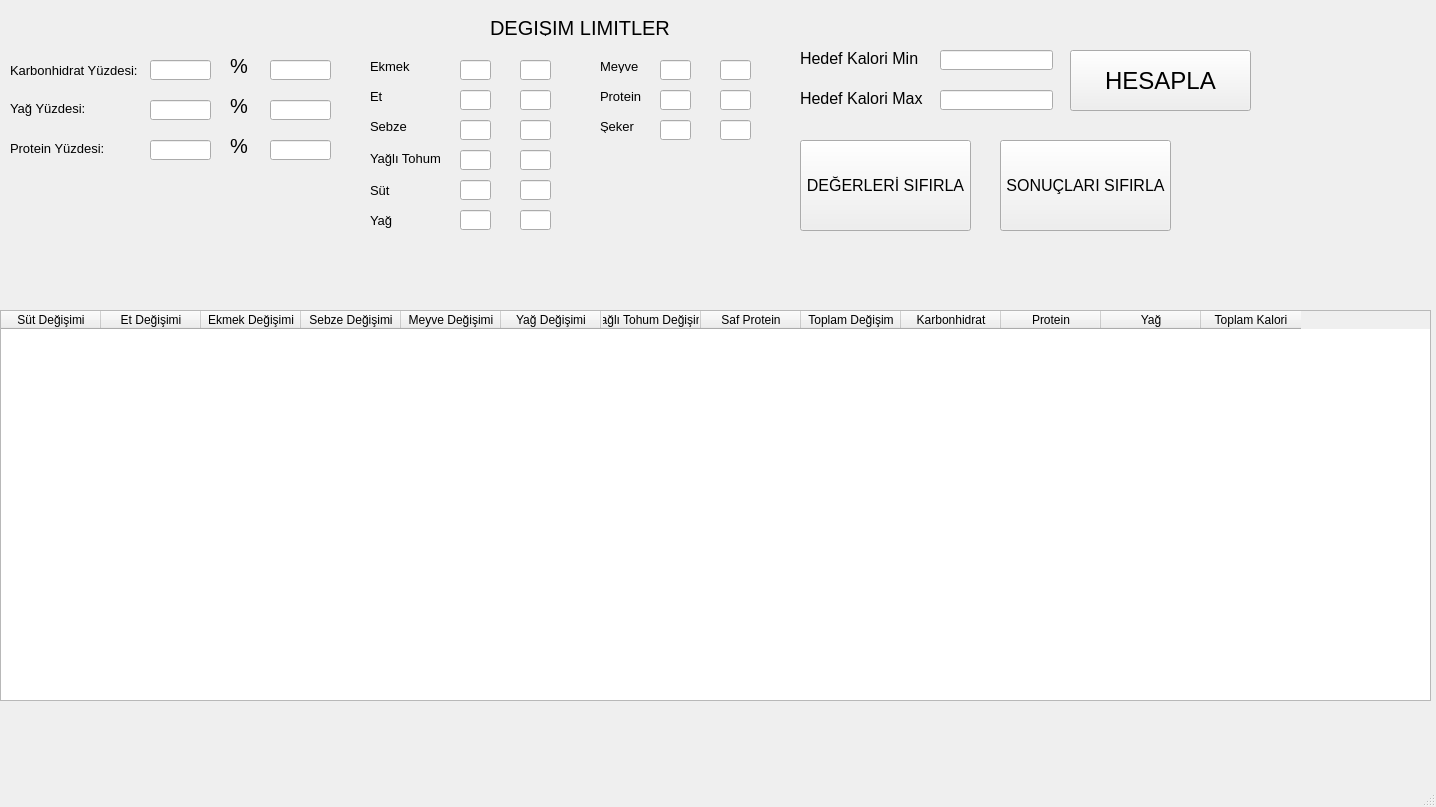
<?xml version="1.0" encoding="UTF-8"?>
<ui version="4.0">
 <class>MainWindow</class>
 <widget class="QMainWindow" name="MainWindow">
  <property name="geometry">
   <rect>
    <x>0</x>
    <y>0</y>
    <width>1436</width>
    <height>807</height>
   </rect>
  </property>
  <property name="windowTitle">
   <string>MainWindow</string>
  </property>
  <widget class="QWidget" name="centralwidget">
   <widget class="QTableWidget" name="tablo">
    <property name="geometry">
     <rect>
      <x>0</x>
      <y>310</y>
      <width>1431</width>
      <height>391</height>
     </rect>
    </property>
    <column>
     <property name="text">
      <string>Süt Değişimi</string>
     </property>
    </column>
    <column>
     <property name="text">
      <string>Et Değişimi</string>
     </property>
    </column>
    <column>
     <property name="text">
      <string>Ekmek Değişimi</string>
     </property>
    </column>
    <column>
     <property name="text">
      <string>Sebze Değişimi</string>
     </property>
    </column>
    <column>
     <property name="text">
      <string>Meyve Değişimi</string>
     </property>
    </column>
    <column>
     <property name="text">
      <string>Yağ Değişimi</string>
     </property>
    </column>
    <column>
     <property name="text">
      <string>Yağlı Tohum Değişimi</string>
     </property>
    </column>
    <column>
     <property name="text">
      <string>Saf Protein</string>
     </property>
    </column>
    <column>
     <property name="text">
      <string>Toplam Değişim</string>
     </property>
    </column>
    <column>
     <property name="text">
      <string>Karbonhidrat</string>
     </property>
    </column>
    <column>
     <property name="text">
      <string>Protein</string>
     </property>
    </column>
    <column>
     <property name="text">
      <string>Yağ</string>
     </property>
    </column>
    <column>
     <property name="text">
      <string>Toplam Kalori</string>
     </property>
    </column>
   </widget>
   <widget class="QLabel" name="label">
    <property name="geometry">
     <rect>
      <x>10</x>
      <y>40</y>
      <width>131</width>
      <height>61</height>
     </rect>
    </property>
    <property name="font">
     <font>
      <pointsize>10</pointsize>
     </font>
    </property>
    <property name="text">
     <string>Karbonhidrat Yüzdesi:</string>
    </property>
   </widget>
   <widget class="QLineEdit" name="cabper1">
    <property name="geometry">
     <rect>
      <x>150</x>
      <y>60</y>
      <width>61</width>
      <height>20</height>
     </rect>
    </property>
   </widget>
   <widget class="QLabel" name="label_2">
    <property name="geometry">
     <rect>
      <x>10</x>
      <y>100</y>
      <width>81</width>
      <height>16</height>
     </rect>
    </property>
    <property name="font">
     <font>
      <pointsize>10</pointsize>
     </font>
    </property>
    <property name="text">
     <string>Yağ Yüzdesi:</string>
    </property>
   </widget>
   <widget class="QLabel" name="label_3">
    <property name="geometry">
     <rect>
      <x>10</x>
      <y>140</y>
      <width>131</width>
      <height>16</height>
     </rect>
    </property>
    <property name="font">
     <font>
      <pointsize>10</pointsize>
     </font>
    </property>
    <property name="text">
     <string>Protein Yüzdesi:</string>
    </property>
   </widget>
   <widget class="QLineEdit" name="fatper1">
    <property name="geometry">
     <rect>
      <x>150</x>
      <y>100</y>
      <width>61</width>
      <height>20</height>
     </rect>
    </property>
   </widget>
   <widget class="QLineEdit" name="proper1">
    <property name="geometry">
     <rect>
      <x>150</x>
      <y>140</y>
      <width>61</width>
      <height>20</height>
     </rect>
    </property>
   </widget>
   <widget class="QLabel" name="label_4">
    <property name="geometry">
     <rect>
      <x>230</x>
      <y>50</y>
      <width>41</width>
      <height>31</height>
     </rect>
    </property>
    <property name="font">
     <font>
      <pointsize>15</pointsize>
     </font>
    </property>
    <property name="text">
     <string>%</string>
    </property>
   </widget>
   <widget class="QLabel" name="label_5">
    <property name="geometry">
     <rect>
      <x>230</x>
      <y>90</y>
      <width>41</width>
      <height>31</height>
     </rect>
    </property>
    <property name="font">
     <font>
      <pointsize>15</pointsize>
     </font>
    </property>
    <property name="text">
     <string>%</string>
    </property>
   </widget>
   <widget class="QLabel" name="label_6">
    <property name="geometry">
     <rect>
      <x>230</x>
      <y>130</y>
      <width>41</width>
      <height>31</height>
     </rect>
    </property>
    <property name="font">
     <font>
      <pointsize>15</pointsize>
     </font>
    </property>
    <property name="text">
     <string>%</string>
    </property>
   </widget>
   <widget class="QLineEdit" name="proper2">
    <property name="geometry">
     <rect>
      <x>270</x>
      <y>140</y>
      <width>61</width>
      <height>20</height>
     </rect>
    </property>
   </widget>
   <widget class="QLineEdit" name="fatper2">
    <property name="geometry">
     <rect>
      <x>270</x>
      <y>100</y>
      <width>61</width>
      <height>20</height>
     </rect>
    </property>
   </widget>
   <widget class="QLineEdit" name="cabper2">
    <property name="geometry">
     <rect>
      <x>270</x>
      <y>60</y>
      <width>61</width>
      <height>20</height>
     </rect>
    </property>
   </widget>
   <widget class="QLabel" name="label_7">
    <property name="geometry">
     <rect>
      <x>490</x>
      <y>20</y>
      <width>181</width>
      <height>16</height>
     </rect>
    </property>
    <property name="font">
     <font>
      <pointsize>15</pointsize>
     </font>
    </property>
    <property name="text">
     <string>DEĞİŞİM LİMİTLERİ</string>
    </property>
   </widget>
   <widget class="QLabel" name="label_8">
    <property name="geometry">
     <rect>
      <x>370</x>
      <y>60</y>
      <width>47</width>
      <height>13</height>
     </rect>
    </property>
    <property name="font">
     <font>
      <pointsize>10</pointsize>
     </font>
    </property>
    <property name="text">
     <string>Ekmek </string>
    </property>
   </widget>
   <widget class="QLabel" name="label_9">
    <property name="geometry">
     <rect>
      <x>370</x>
      <y>90</y>
      <width>47</width>
      <height>13</height>
     </rect>
    </property>
    <property name="font">
     <font>
      <pointsize>10</pointsize>
     </font>
    </property>
    <property name="text">
     <string>Et</string>
    </property>
   </widget>
   <widget class="QLabel" name="label_10">
    <property name="geometry">
     <rect>
      <x>370</x>
      <y>120</y>
      <width>47</width>
      <height>13</height>
     </rect>
    </property>
    <property name="font">
     <font>
      <pointsize>10</pointsize>
     </font>
    </property>
    <property name="text">
     <string>Sebze</string>
    </property>
   </widget>
   <widget class="QLabel" name="label_11">
    <property name="geometry">
     <rect>
      <x>370</x>
      <y>150</y>
      <width>71</width>
      <height>16</height>
     </rect>
    </property>
    <property name="font">
     <font>
      <pointsize>10</pointsize>
     </font>
    </property>
    <property name="text">
     <string>Yağlı Tohum</string>
    </property>
   </widget>
   <widget class="QLabel" name="label_12">
    <property name="geometry">
     <rect>
      <x>370</x>
      <y>180</y>
      <width>51</width>
      <height>20</height>
     </rect>
    </property>
    <property name="font">
     <font>
      <pointsize>10</pointsize>
     </font>
    </property>
    <property name="text">
     <string>Süt</string>
    </property>
   </widget>
   <widget class="QLabel" name="label_13">
    <property name="geometry">
     <rect>
      <x>600</x>
      <y>60</y>
      <width>47</width>
      <height>13</height>
     </rect>
    </property>
    <property name="font">
     <font>
      <pointsize>10</pointsize>
     </font>
    </property>
    <property name="text">
     <string>Meyve</string>
    </property>
   </widget>
   <widget class="QLabel" name="label_14">
    <property name="geometry">
     <rect>
      <x>370</x>
      <y>210</y>
      <width>47</width>
      <height>21</height>
     </rect>
    </property>
    <property name="font">
     <font>
      <pointsize>10</pointsize>
     </font>
    </property>
    <property name="text">
     <string>Yağ</string>
    </property>
   </widget>
   <widget class="QLabel" name="label_15">
    <property name="geometry">
     <rect>
      <x>600</x>
      <y>90</y>
      <width>47</width>
      <height>13</height>
     </rect>
    </property>
    <property name="font">
     <font>
      <pointsize>10</pointsize>
     </font>
    </property>
    <property name="text">
     <string>Protein</string>
    </property>
   </widget>
   <widget class="QLabel" name="label_16">
    <property name="geometry">
     <rect>
      <x>600</x>
      <y>120</y>
      <width>47</width>
      <height>13</height>
     </rect>
    </property>
    <property name="font">
     <font>
      <pointsize>10</pointsize>
     </font>
    </property>
    <property name="text">
     <string>Şeker</string>
    </property>
   </widget>
   <widget class="QLineEdit" name="bread1">
    <property name="geometry">
     <rect>
      <x>460</x>
      <y>60</y>
      <width>31</width>
      <height>20</height>
     </rect>
    </property>
   </widget>
   <widget class="QLineEdit" name="meat1">
    <property name="geometry">
     <rect>
      <x>460</x>
      <y>90</y>
      <width>31</width>
      <height>20</height>
     </rect>
    </property>
   </widget>
   <widget class="QLineEdit" name="veg1">
    <property name="geometry">
     <rect>
      <x>460</x>
      <y>120</y>
      <width>31</width>
      <height>20</height>
     </rect>
    </property>
   </widget>
   <widget class="QLineEdit" name="oilseed1">
    <property name="geometry">
     <rect>
      <x>460</x>
      <y>150</y>
      <width>31</width>
      <height>20</height>
     </rect>
    </property>
   </widget>
   <widget class="QLineEdit" name="milk1">
    <property name="geometry">
     <rect>
      <x>460</x>
      <y>180</y>
      <width>31</width>
      <height>20</height>
     </rect>
    </property>
   </widget>
   <widget class="QLineEdit" name="fat1">
    <property name="geometry">
     <rect>
      <x>460</x>
      <y>210</y>
      <width>31</width>
      <height>20</height>
     </rect>
    </property>
   </widget>
   <widget class="QLineEdit" name="bread2">
    <property name="geometry">
     <rect>
      <x>520</x>
      <y>60</y>
      <width>31</width>
      <height>20</height>
     </rect>
    </property>
   </widget>
   <widget class="QLineEdit" name="meat2">
    <property name="geometry">
     <rect>
      <x>520</x>
      <y>90</y>
      <width>31</width>
      <height>20</height>
     </rect>
    </property>
   </widget>
   <widget class="QLineEdit" name="veg2">
    <property name="geometry">
     <rect>
      <x>520</x>
      <y>120</y>
      <width>31</width>
      <height>20</height>
     </rect>
    </property>
   </widget>
   <widget class="QLineEdit" name="oilseed2">
    <property name="geometry">
     <rect>
      <x>520</x>
      <y>150</y>
      <width>31</width>
      <height>20</height>
     </rect>
    </property>
   </widget>
   <widget class="QLineEdit" name="milk2">
    <property name="geometry">
     <rect>
      <x>520</x>
      <y>180</y>
      <width>31</width>
      <height>20</height>
     </rect>
    </property>
   </widget>
   <widget class="QLineEdit" name="fat2">
    <property name="geometry">
     <rect>
      <x>520</x>
      <y>210</y>
      <width>31</width>
      <height>20</height>
     </rect>
    </property>
   </widget>
   <widget class="QLineEdit" name="fruit1">
    <property name="geometry">
     <rect>
      <x>660</x>
      <y>60</y>
      <width>31</width>
      <height>20</height>
     </rect>
    </property>
   </widget>
   <widget class="QLineEdit" name="pro1">
    <property name="geometry">
     <rect>
      <x>660</x>
      <y>90</y>
      <width>31</width>
      <height>20</height>
     </rect>
    </property>
   </widget>
   <widget class="QLineEdit" name="sugar1">
    <property name="geometry">
     <rect>
      <x>660</x>
      <y>120</y>
      <width>31</width>
      <height>20</height>
     </rect>
    </property>
   </widget>
   <widget class="QLineEdit" name="fruit2">
    <property name="geometry">
     <rect>
      <x>720</x>
      <y>60</y>
      <width>31</width>
      <height>20</height>
     </rect>
    </property>
   </widget>
   <widget class="QLineEdit" name="pro2">
    <property name="geometry">
     <rect>
      <x>720</x>
      <y>90</y>
      <width>31</width>
      <height>20</height>
     </rect>
    </property>
   </widget>
   <widget class="QLineEdit" name="sugar2">
    <property name="geometry">
     <rect>
      <x>720</x>
      <y>120</y>
      <width>31</width>
      <height>20</height>
     </rect>
    </property>
   </widget>
   <widget class="QLabel" name="label_17">
    <property name="geometry">
     <rect>
      <x>800</x>
      <y>50</y>
      <width>131</width>
      <height>16</height>
     </rect>
    </property>
    <property name="font">
     <font>
      <pointsize>12</pointsize>
     </font>
    </property>
    <property name="text">
     <string>Hedef Kalori Min</string>
    </property>
   </widget>
   <widget class="QLineEdit" name="goalcalmin">
    <property name="geometry">
     <rect>
      <x>940</x>
      <y>50</y>
      <width>113</width>
      <height>20</height>
     </rect>
    </property>
   </widget>
   <widget class="QLabel" name="label_18">
    <property name="geometry">
     <rect>
      <x>800</x>
      <y>90</y>
      <width>131</width>
      <height>16</height>
     </rect>
    </property>
    <property name="font">
     <font>
      <pointsize>12</pointsize>
     </font>
    </property>
    <property name="text">
     <string>Hedef Kalori Max</string>
    </property>
   </widget>
   <widget class="QLineEdit" name="goalcalmax">
    <property name="geometry">
     <rect>
      <x>940</x>
      <y>90</y>
      <width>113</width>
      <height>20</height>
     </rect>
    </property>
   </widget>
   <widget class="QPushButton" name="hesapla">
    <property name="geometry">
     <rect>
      <x>1070</x>
      <y>50</y>
      <width>181</width>
      <height>61</height>
     </rect>
    </property>
    <property name="font">
     <font>
      <pointsize>18</pointsize>
     </font>
    </property>
    <property name="text">
     <string>HESAPLA</string>
    </property>
   </widget>
   <widget class="QPushButton" name="degsifirla">
    <property name="geometry">
     <rect>
      <x>800</x>
      <y>140</y>
      <width>171</width>
      <height>91</height>
     </rect>
    </property>
    <property name="font">
     <font>
      <pointsize>12</pointsize>
     </font>
    </property>
    <property name="text">
     <string>DEĞERLERİ SIFIRLA</string>
    </property>
   </widget>
   <widget class="QPushButton" name="sonsifirla">
    <property name="geometry">
     <rect>
      <x>1000</x>
      <y>140</y>
      <width>171</width>
      <height>91</height>
     </rect>
    </property>
    <property name="font">
     <font>
      <pointsize>12</pointsize>
     </font>
    </property>
    <property name="text">
     <string>SONUÇLARI SIFIRLA</string>
    </property>
   </widget>
  </widget>
  <widget class="QMenuBar" name="menubar">
   <property name="geometry">
    <rect>
     <x>0</x>
     <y>0</y>
     <width>1436</width>
     <height>21</height>
    </rect>
   </property>
  </widget>
  <widget class="QStatusBar" name="statusbar"/>
 </widget>
 <resources/>
 <connections/>
</ui>
